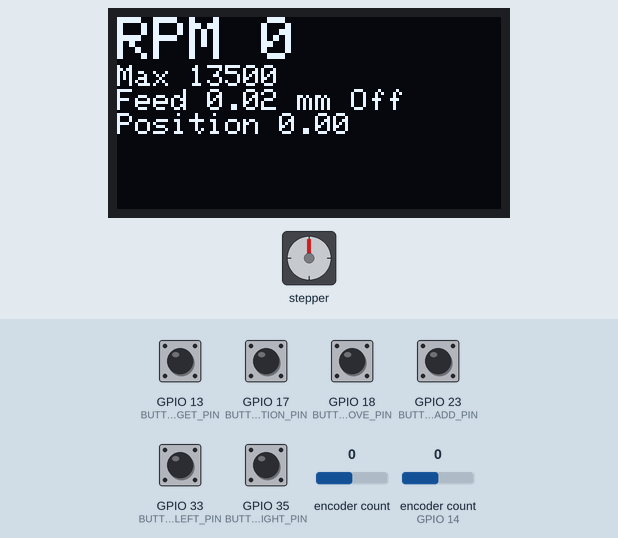
This program was run on a simulated ESP32. Parts: stepper motor, 128×64 one-colour display. Wiring (inferred from the names in the program): stepper motor driver (400 steps per turn assumed): step GPIO 2; direction GPIO 4. The inputs (shaded band) are chosen by the test bench; at power-on: GPIO 13 (BUTTON_TARGET_PIN), GPIO 17 (BUTTON_POSITION_PIN), GPIO 18 (BUTTON_REMOVE_PIN), GPIO 23 (BUTTON_ADD_PIN), GPIO 33 (BUTTON_JOG_LEFT_PIN), GPIO 35 (BUTTON_JOG_RIGHT_PIN) HIGH, encoder count 0, encoder count (sensor on GPIO 14) 0. EEPROM starts erased; what the program prints to the serial monitor is not drawn.

Above: at 1.2 s.
1.3 s: GPIO 33 (BUTTON_JOG_LEFT_PIN) pulled LOW for 1 s
At 3.2 s:
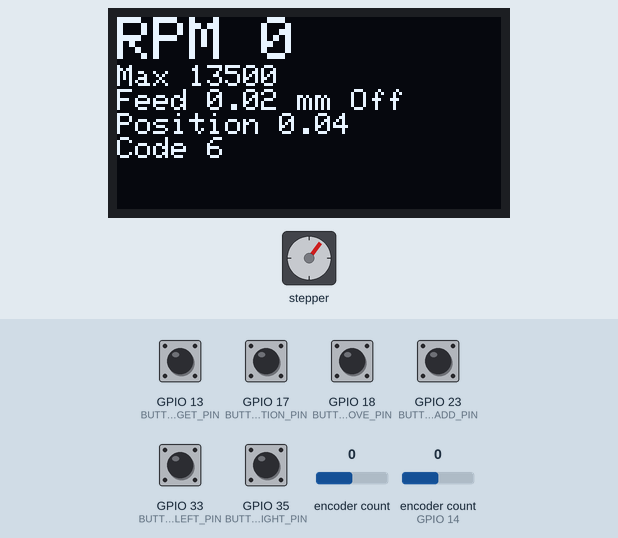
3.8 s: GPIO 13 (BUTTON_TARGET_PIN) pulled LOW for 0.15 s
At 4.3 s:
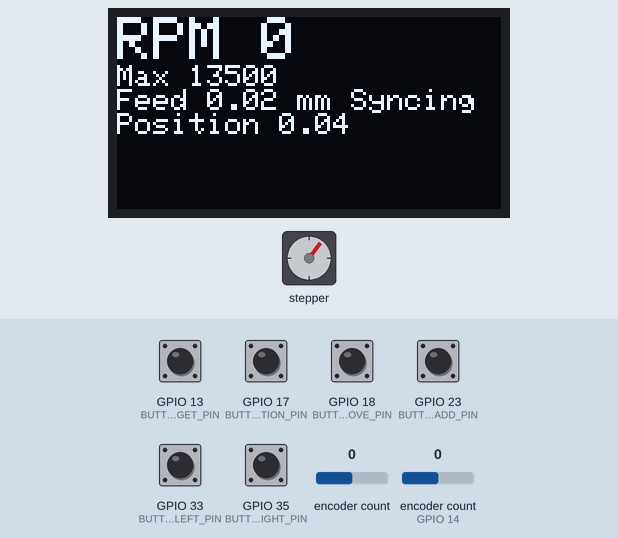
5.5 s: GPIO 23 (BUTTON_ADD_PIN) pulled LOW for 1 s
At 6.5 s:
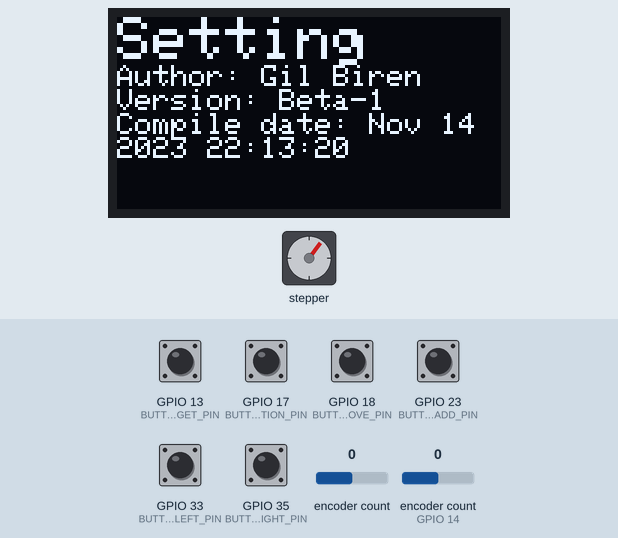
8.0 s: GPIO 23 (BUTTON_ADD_PIN) pulled LOW for 1 s
At 8.69 s:
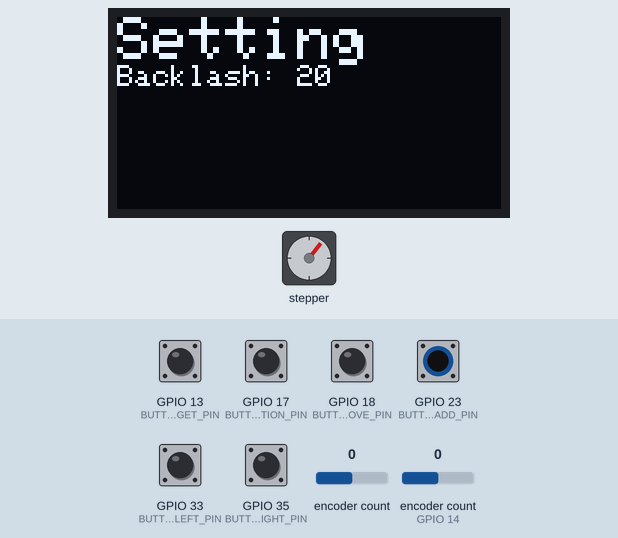
9.6 s: GPIO 23 (BUTTON_ADD_PIN) pulled LOW for 1 s
At 10.7 s:
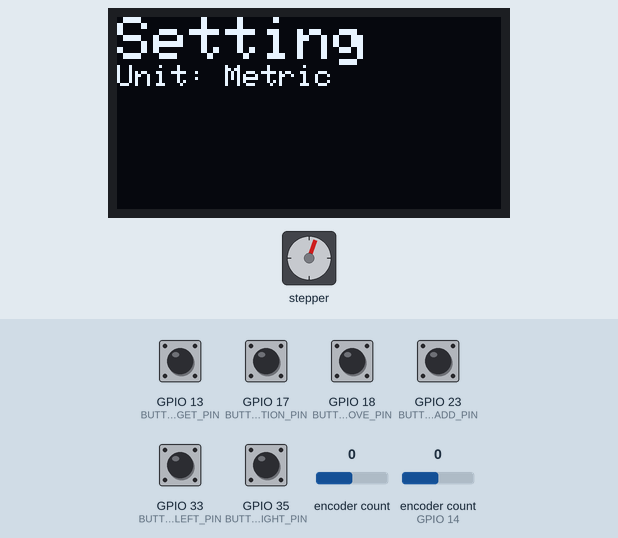
12.1 s: GPIO 18 (BUTTON_REMOVE_PIN) pulled LOW for 0.15 s
At 13.2 s:
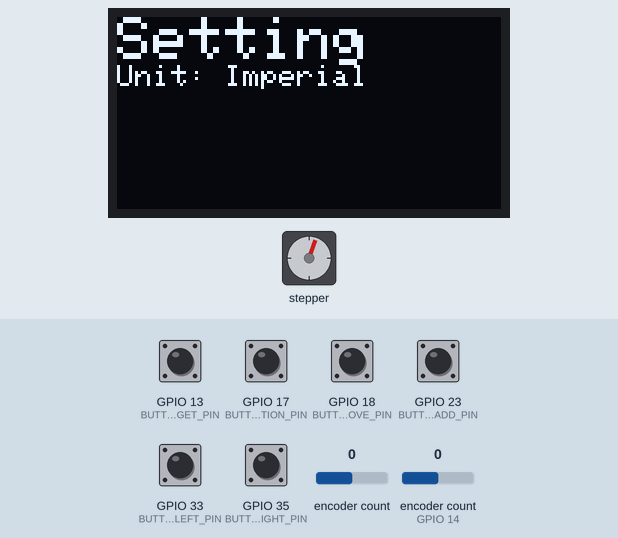
Timing chart, 0 to 14.8 s (numbered marks = the images above; inputs shaded):
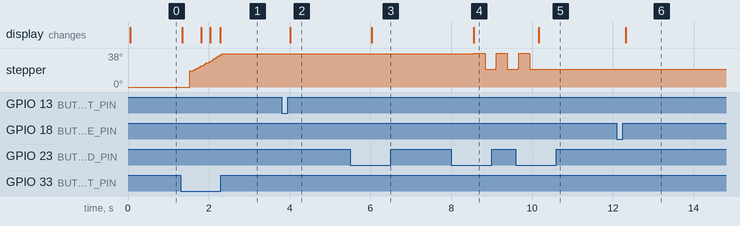

The program:

main.cpp
```cpp
#include <Arduino.h>
#include <SPI.h>
#include <Wire.h>
#include <ESP32Encoder.h>
#include <Preferences.h>
#include "LatheParameter.h"
#include "JogMode.h"
#include "Setting.h"
#include "config.h"
#include "handler/DisplayHandler.h"
#include "handler/ButtonHandler.h"

TaskHandle_t userInterfaceTask;

Preferences preferences;
LatheParameter* latheParameter;
DisplayHandler* displayHandler;
ButtonHandler* buttonHandler;

// RPM Encoder
ESP32Encoder handEncoder;
int64_t handEncoderLastSteps = 0;

ESP32Encoder encoder;
int64_t encoderLastUpm = 0;     // letzte Position des Encoders (UPM) in Steps *4 (Quad)
int64_t encoderAct = 0;      // aktue Position des Encoders in Steps *4 (Quad)
int64_t encoderLastSteps = 0; // Tempvariable für encoderDoSteps
float encoderLastStepsFrac = 0.0f;

// RPM
int rpmMillisTemp = 0; // Tempspeicher für millis

// Lathe parameters
float stepperStepsPerEncoderSteps = 0.0f; // Leitspindel Schrittmotor Schritte pro Drehschritt (errechnet sich aus stepper Steps, threadPitch und spindleMmPerRound)
unsigned long lastStepTime = 0;
bool stepPinIsOn = false;
bool stepDelayDirection = false; // To reset stepDelayUs when direction changes.
bool directionChanged = false;

// Degree calculation
float encoderDeg = 0; // Winkel des encoders;

// #################################################################################
// ###
// ### Second core task - Userinterface
// ###
// #################################################################################

void secondCoreTask( void * parameter) {
  displayHandler = new DisplayHandler();
  buttonHandler = new ButtonHandler(BUTTON_ADD_PIN, BUTTON_REMOVE_PIN, BUTTON_TARGET_PIN, BUTTON_POSITION_PIN, BUTTON_JOG_LEFT_PIN, BUTTON_JOG_RIGHT_PIN);

  for(;;) {
    latheParameter->setRelativHandEncoderSteps(handEncoder.getCount());
    handEncoder.clearCount();
    buttonHandler->handleButtons(latheParameter);
    displayHandler->updateDisplay(latheParameter);
    delay(20);
  }
}

// #################################################################################
// ###
// ### Primary core task - stepper driver
// ###
// #################################################################################

void updatePosition(bool direction) {
  float encoderStepsPerStepperStep = (ENCODER_PULS_PER_REVOLUTION * 4) / ((latheParameter->spindlePitch().metricFeed / (SPINDEL_THREAD_PITCH * STEPPER_GEAR_RATIO / MICROSTEPS_PER_REVOLUTION)));
  float encoderStepsPerStepperStep_frac = encoderStepsPerStepperStep - (int) encoderStepsPerStepperStep;
  int encoderStepsPerStepperStep_int = encoderStepsPerStepperStep - encoderStepsPerStepperStep_frac;

  if (direction) {
        encoderLastStepsFrac += encoderStepsPerStepperStep_frac;
        encoderLastSteps += encoderStepsPerStepperStep_int + (int)encoderLastStepsFrac;
        encoderLastStepsFrac -= (int)encoderLastStepsFrac;
      } else {
        encoderLastStepsFrac += encoderStepsPerStepperStep_frac;
        encoderLastSteps -= encoderStepsPerStepperStep_int + (int)encoderLastStepsFrac;
        encoderLastStepsFrac -= (int)encoderLastStepsFrac;
      }
}

void endSingleStep() {
  digitalWrite(STEP_PIN, LOW);
}

// Moves the stepper.
bool startSingleStep(bool dir, bool isJog) {
  bool needBacklashCompensation = false;
  // Start slow if direction changed.
  if (stepDelayDirection != dir) {
    // stepDelayUs = PULSE_MAX_US;
    stepDelayDirection = dir;
    digitalWrite(DIR_PIN, dir ? HIGH : LOW);
    delayMicroseconds(10); // Need for changing Direction
    Serial.println("Direction change");
    directionChanged = true;
    needBacklashCompensation = true;
  }

  //Compensate Backlash
  if (needBacklashCompensation) {
    for (int backlashStep = 1; backlashStep <= latheParameter->backlash(); ++backlashStep) {
      digitalWrite(STEP_PIN, HIGH);
      delayMicroseconds(100);
      digitalWrite(STEP_PIN, LOW);
      delayMicroseconds(400);
    }
  }

  if (!latheParameter->isSpindelInSync() && !isJog) {
    if ((int)encoderDeg <= 5) {
      latheParameter->setSpindelInSync();
      Serial.println("Spindle in sync!");
    } else {
      Serial.println((int)encoderDeg);
      encoderLastSteps = encoder.getCount();
      return false;
    }
  }

 if (!isnan(latheParameter->stepperTarget()) && (abs(latheParameter->stepperTarget() - latheParameter->stepperPosition()) <= THRESHOLD) && !directionChanged && !isJog) {
    Serial.println("Target reached");
    latheParameter->stopSpindel(1);
    return false; // Target reached!
  }

  // dir true = clockwise
  float offset = dir ? SINGLE_STEP : -SINGLE_STEP;
  latheParameter->setStepperPosition(latheParameter->stepperPosition() + offset);

  updatePosition(dir);
  digitalWrite(STEP_PIN, HIGH);
  directionChanged = false;
  return true;
}

void performBlockingStep(bool direction, float multiplier) {
  startSingleStep(direction, true);
  delayMicroseconds(20000/multiplier);
  digitalWrite(STEP_PIN, LOW);
  delayMicroseconds(20000/multiplier);
}

void setup() {
  Serial.begin(115200);
  latheParameter = new LatheParameter(&preferences);
  ESP32Encoder::useInternalWeakPullResistors = UP;
  encoder.attachFullQuad(ENCODER_A, ENCODER_B);
  encoder.clearCount();

  handEncoder.attachFullQuad(HAND_ENCODER_A, HAND_ENCODER_B);
  handEncoder.clearCount();

  pinMode(DIR_PIN, OUTPUT);
  pinMode(STEP_PIN, OUTPUT);

  stepDelayDirection = digitalRead(DIR_PIN);

  xTaskCreatePinnedToCore(
    secondCoreTask, /* Function to implement the task */
    "UserInterface", /* Name of the task */
    10000,  /* Stack size in words */
    nullptr,  /* Task input parameter */
    2,  /* Priority of the task */
    &userInterfaceTask,  /* Task handle. */
    0
  ); /* Core where the task should run */
}

void loop() {
  // Current encoder position
  encoderAct = encoder.getCount();

  // Stepperschritte pro Drehzahlencoder Schritt berechnen
  stepperStepsPerEncoderSteps = ((latheParameter->spindlePitch().metricFeed / (SPINDEL_THREAD_PITCH * STEPPER_GEAR_RATIO / MICROSTEPS_PER_REVOLUTION))) / (ENCODER_PULS_PER_REVOLUTION * 4);

  // max RPM calculation
  latheParameter->setMaxRpm(abs((MAX_MOTOR_SPEED * 60) / ((latheParameter->spindlePitch().metricFeed / (SPINDEL_THREAD_PITCH * STEPPER_GEAR_RATIO)) * 200)));

  // calculate rpm
  if (millis() >= rpmMillisTemp + RPM_MEASUREMENT_TIME_MILLIS) {
    latheParameter->setRpm((abs(encoderAct - encoderLastUpm) * 60000 / (millis() - rpmMillisTemp)) / (ENCODER_PULS_PER_REVOLUTION * 4));
    encoderLastUpm = encoderAct;
    rpmMillisTemp += RPM_MEASUREMENT_TIME_MILLIS;

    // Stop the spindel if we are running to fast.
    if (latheParameter->rpm() > latheParameter->maxRpm()) {
      latheParameter->stopSpindel(2);
    }
  }

  // calculate degrees
  encoderDeg = float(encoderAct % (ENCODER_PULS_PER_REVOLUTION * 4)) * 360 / (ENCODER_PULS_PER_REVOLUTION * 4);
  if (encoderDeg < 0) {
    encoderDeg = 360 + encoderDeg;
  }

  // Drive the motor
  int encoderActDifference = encoderAct - encoderLastSteps;
  int stepsToDo = encoderActDifference * stepperStepsPerEncoderSteps;

  switch (latheParameter->settingMode()) {
    case SettingModeBacklash:
      startSingleStep(true, true);
      delay(250);
      startSingleStep(false, true);
      delay(250);
      break;
    default:
      break;
  }

  if (latheParameter->isAutoMoveToZero()) {
    // Auto move to zero handler
    if (abs(latheParameter->stepperPosition()) >= THRESHOLD) {
      bool direction = latheParameter->stepperPosition() > 0 ? false : true;
      performBlockingStep(direction, latheParameter->autoMoveToZeroMultiplier());
      latheParameter->setAutoMoveToZeroMultiplier(min(latheParameter->autoMoveToZeroMultiplier() + AUTO_MOVE_INCREASE_STEP, MAX_SPEED_MULTIPLIER));
    } else {
      latheParameter->setAutoMoveToZeroMultiplier(1.0f);
      latheParameter->setAutoMoveToZero(false);
    }
  } else if (latheParameter->currentJogMode() != neutral) {
    // Jog handler
    bool direction = latheParameter->currentJogMode() == left ? true : false;
    performBlockingStep(direction, latheParameter->jogCurrentSpeedMultiplier());
    latheParameter->setJogCurrentSpeedMultiplier(min(latheParameter->jogCurrentSpeedMultiplier() + JOG_INCREASE_STEP, MAX_SPEED_MULTIPLIER));
  } else {
    // Spindle step handler
    if (abs(stepsToDo) >= 1 && !stepPinIsOn) {
      bool direction = stepsToDo > 0;

      if (latheParameter->isSpindelEnabled()) {
        stepPinIsOn = startSingleStep(direction, false);
        if (stepPinIsOn) {
          lastStepTime = micros();
        }
      } else {
        encoderLastSteps = encoderAct;
      }
    }

    if (micros() - lastStepTime >= MINIMUM_STEP_PULS_WIDTH && stepPinIsOn) {
        endSingleStep();
        stepPinIsOn = false;
    }
  }
}
```

Button.cpp
```cpp
#include "Button.h"

bool Button::isLongPress(unsigned long start, unsigned long end) {
  if (end - start >= 500) {
    return true;
  }
  return false;
}

bool Button::isShortPress(unsigned long start, unsigned long end) {
  if (end - start >= 50) {
    return true;
  }
  return false;
}

void Button::markButtonAsLongPress(ButtonConfig* button) {
  button->state = recognizedLong;
  button->pressTime = millis();
  button->releaseTime = 0;
}

ButtonState Button::checkButtonState(ButtonConfig* button) {
  if (button->state == listenOnlyForLong) {
    if (digitalRead(button->pin) == HIGH) {
      button->state = handled;
    } else {
      if (isLongPress(button->pressTime, millis())) {
        markButtonAsLongPress(button);
      }
    }
  } else if (button->state == handled && digitalRead(button->pin) == HIGH) {
    button->state = readyToTrigger;
  } else if (button->state == readyToTrigger) {
    if (digitalRead(button->pin) == LOW) {
      button->state = pressedDown;
      button->pressTime = millis();
    }
  } else if (button->state == pressedDown) {
    if (digitalRead(button->pin) == HIGH) { // Button released
      button->releaseTime = millis();
      if (isLongPress(button->pressTime, button->releaseTime)) {
        markButtonAsLongPress(button);
      } else if (isShortPress(button->pressTime, button->releaseTime)) {
        button->state = recognizedShort;
      } else {
        //Some wired noise. Do nothing
      }
    } else {
      if (isLongPress(button->pressTime, millis())) {
        markButtonAsLongPress(button);
      }
      // else: Currently, it is not possible to distinguish between long and short.
    }
  }
  return button->state;
}
```

Button.h
```cpp
#ifndef __Button_h_
#define __Button_h_

#include <Arduino.h>

enum ButtonState { readyToTrigger, pressedDown, recognizedShort, recognizedLong, handled, listenOnlyForLong };
struct ButtonConfig {
  int pin;
  ButtonState state;
  unsigned long pressTime;
  unsigned long releaseTime;

  void handled() {
    this->state = ButtonState::handled;
  }

  void handledAndAcceptMoreLong() {
    this->state = ButtonState::listenOnlyForLong;
  }
};

class Button {
    public:
        static ButtonState checkButtonState(ButtonConfig*);

    private:
        static bool isLongPress(unsigned long start, unsigned long end);
        static bool isShortPress(unsigned long start, unsigned long end);
        static void markButtonAsLongPress(ButtonConfig* button);
};
#endif
```

HandEncoderHighlight.h
```cpp
#ifndef __HandEncoderHighlight_h_
#define __HandEncoderHighlight_h_

enum HandEncoderHighlight {
    HandEncoderHighlightPitch,
    HandEncoderHighlightJog,
    HandEncoderHighlightTarget
};

#endif
```

JogMode.h
```cpp
#ifndef __JogMode_h_
#define __JogMode_h_

enum JOGMode { left, neutral, right };

#endif
```

LatheParameter.cpp
```cpp
#include "LatheParameter.h"

#define KEY_BACKLASH "backlash"
#define KEY_FEED_INDEX "feedIndex"
#define KEY_METRIC_FEED "metricFeed"
#define KEY_INVERT_FEED "invertFeed"

Pitch availableMetricFeeds[] = {
    Pitch::fromMetric(0.02f),
    Pitch::fromMetric(0.05f),
    Pitch::fromMetric(0.1f),
    Pitch::fromMetric(0.15f),
    Pitch::fromMetric(0.2f),
    Pitch::fromMetric(0.25f),
    Pitch::fromMetric(0.3f),
    Pitch::fromMetric(0.35f),
    Pitch::fromMetric(0.4f),
    Pitch::fromMetric(0.45f),
    Pitch::fromMetric(0.5f),
    Pitch::fromMetric(0.6f),
    Pitch::fromMetric(0.7f),
    Pitch::fromMetric(0.75f),
    Pitch::fromMetric(0.8f),
    Pitch::fromMetric(0.9f),
    Pitch::fromMetric(1.0f),
    Pitch::fromMetric(1.25f),
    Pitch::fromMetric(1.5f),
    Pitch::fromMetric(1.75f),
    Pitch::fromMetric(2.0f),
    Pitch::fromMetric(2.5f)
};
Pitch availableImperialFeeds[] = {
    Pitch::fromImperial(62),
    Pitch::fromImperial(60),
    Pitch::fromImperial(48),
    Pitch::fromImperial(40),
    Pitch::fromImperial(36),
    Pitch::fromImperial(32),
    Pitch::fromImperial(30),
    Pitch::fromImperial(28),
    Pitch::fromImperial(26),
    Pitch::fromImperial(25),
    Pitch::fromImperial(24),
    Pitch::fromImperial(22),
    Pitch::fromImperial(20),
    Pitch::fromImperial(19),
    Pitch::fromImperial(18),
    Pitch::fromImperial(16),
    Pitch::fromImperial(14),
    Pitch::fromImperial(13),
    Pitch::fromImperial(12),
    Pitch::fromImperial(11),
    Pitch::fromImperial(10),
    Pitch::fromImperial(9),
    Pitch::fromImperial(8)
};

LatheParameter::LatheParameter(Preferences* preferences) {
    this->preferences = preferences;
    this->preferences->begin("settings", false);
    this->backlashValue = preferences->getInt(KEY_BACKLASH, 20);
    this->feedIndexValue = preferences->getUInt(KEY_FEED_INDEX, 0u);
    this->metricFeedValue = preferences->getBool(KEY_METRIC_FEED, true);
    this->invertFeedValue = preferences->getBool(KEY_INVERT_FEED, false);

    this->rpmValue = 0;
    this->maxRpmValue = 0;

    this->isSpindelEnabledValue = false;
    this->isSpindelInSyncValue = false;

    this->settingModeValue = SettingModeNone;

    this->stepperPositionValue = 0.0f;
    this->stepperTargetValue = NAN;

    this->currentJogModeValue = neutral;
    this->jogCurrentSpeedMultiplierValue = 1.0f;
    this->jogReadCounterValue = 0;

    this->isAutoMoveToZeroValue = false;
    this->autoMoveToZeroMultiplierValue = 1.0f;
    this->stopCode = 0;
}

int LatheParameter::backlash() {
    return this->backlashValue;
}
void LatheParameter::setBacklash(int value) {
    this->backlashValue = value;
    preferences->putInt(KEY_BACKLASH, value);
}

unsigned int LatheParameter::feedIndex() {
    return this->feedIndexValue;
}
void LatheParameter::setFeedIndex(unsigned int value) {
    this->feedIndexValue = value;
    preferences->putUInt(KEY_FEED_INDEX, value);
}

bool LatheParameter::isMetricFeed() {
    return this->metricFeedValue;
}
void LatheParameter::setMetricFeed(bool value) {
    this->metricFeedValue = value;
    preferences->putBool(KEY_METRIC_FEED, value);
}

bool LatheParameter::isInvertFeed() {
    return this->invertFeedValue;
}
void LatheParameter::setInvertFeed(bool value) {
    this->invertFeedValue = value;
    preferences->putBool(KEY_INVERT_FEED, value);
}


int LatheParameter::rpm() {
    return this->rpmValue;
}
int LatheParameter::maxRpm() {
    return this->maxRpmValue;
}

void LatheParameter::setRpm(int value) {
    this->rpmValue = value;
}
void LatheParameter::setMaxRpm(int value) {
    this->maxRpmValue = value;
}


void LatheParameter::setRelativHandEncoderSteps(int value) {
    this->relativHandEncoderStepsValue = value;
}
int LatheParameter::relativHandEncoderSteps() {
    return this->relativHandEncoderStepsValue;
}
void LatheParameter::resetRelativHandEncoderSteps() {
    this->relativHandEncoderStepsValue = 0;
}

Pitch LatheParameter::spindlePitch() {
  Pitch pitch;
  unsigned int feedIndex = this->feedIndex();
  if (this->isMetricFeed()) {
    pitch = availableMetricFeeds[feedIndex];
  } else {
    pitch = availableImperialFeeds[feedIndex];
  }
  if (this->isInvertFeed()) {
    pitch.metricFeed  *= -1.0f;
  }

  return pitch;
}
unsigned int LatheParameter::availablePitches() {
    if (this->isMetricFeed()) {
        return sizeof(availableMetricFeeds) / sizeof(Pitch);
    } else {
        return sizeof(availableImperialFeeds) / sizeof(Pitch);
    }
}


void LatheParameter::startSpindel() {
  if (this->settingModeValue == SettingModeNone) {
    this->isSpindelEnabledValue = true;
    this->stopCode = 0;
  }
}

void LatheParameter::stopSpindel(int8_t code) {
  this->stopCode = code;
  this->isSpindelEnabledValue = false;
  this->isSpindelInSyncValue = false;
}

bool LatheParameter::isSpindelEnabled() {
    return this->isSpindelEnabledValue;
}
bool LatheParameter::isSpindelInSync() {
    return this->isSpindelInSyncValue;
}
void LatheParameter::setSpindelInSync() {
    this->isSpindelInSyncValue = true;
}


SettingMode LatheParameter::settingMode() {
    return this->settingModeValue;
}
void LatheParameter::setSettingMode(SettingMode value) {
    this->settingModeValue = value;
}

HandEncoderHighlight LatheParameter::handEncoderHighlight() {
 return this->handEncoderHighlightValue;
}
void LatheParameter::setHandEncoderHighlight(HandEncoderHighlight value) {
    this->handEncoderHighlightValue = value;
}

float LatheParameter::stepperPosition() {
    return this->stepperPositionValue;
}
void LatheParameter::setStepperPosition(float value) {
    this->stepperPositionValue = value;
}
float LatheParameter::stepperTarget() {
    return this->stepperTargetValue;
}
void LatheParameter::setStepperTarget(float value) {
    this->stepperTargetValue = value;
}

JOGMode LatheParameter::currentJogMode() {
    return this->currentJogModeValue;
}
void LatheParameter::setCurrentJogMode(JOGMode value) {
    this->currentJogModeValue = value;
}
float LatheParameter::jogCurrentSpeedMultiplier() {
    return this->jogCurrentSpeedMultiplierValue;
}
void LatheParameter::setJogCurrentSpeedMultiplier(float value) {
    this->jogCurrentSpeedMultiplierValue = value;
}
int8_t LatheParameter::jogReadCounter() {
    return this->jogReadCounterValue;
}
void LatheParameter::setJogReadCounter(int8_t value) {
    this->jogReadCounterValue = value;
}


bool LatheParameter::isAutoMoveToZero() {
    return this->isAutoMoveToZeroValue;
}
void LatheParameter::setAutoMoveToZero(bool value) {
    this->isAutoMoveToZeroValue = value;
}
float LatheParameter::autoMoveToZeroMultiplier() {
    return this->autoMoveToZeroMultiplierValue;
}
void LatheParameter::setAutoMoveToZeroMultiplier(float value) {
    this->autoMoveToZeroMultiplierValue = value;
}

int8_t LatheParameter::currentStopCode() {
    return this->stopCode;
}
```

Source omitted: LatheParameter.h (2687 bytes), Pitch.h (337 bytes), Setting.cpp (505 bytes), Setting.h (289 bytes), ButtonHandler.cpp (7284 bytes), ButtonHandler.h (948 bytes), DisplayHandler.cpp (2869 bytes), DisplayHandler.h (292 bytes), config.h (1503 bytes)

Measured:
- after the input at 1.3 s, stepper: turns 37° clockwise in 0.79 s, starting after 0.22 s; the display: first changes at once (image 1 shows a later state)
- after the input at 3.8 s, the display: changes after 0.21 s (image 2)
- after the input at 5.5 s, the display: changes after 0.53 s (image 3)
- after the input at 9.6 s, stepper: goes on until 9.9 s, then stays 20°; the display: changes after 0.56 s (image 5)
- after the input at 12.1 s, the display: changes after 0.22 s (image 6)
